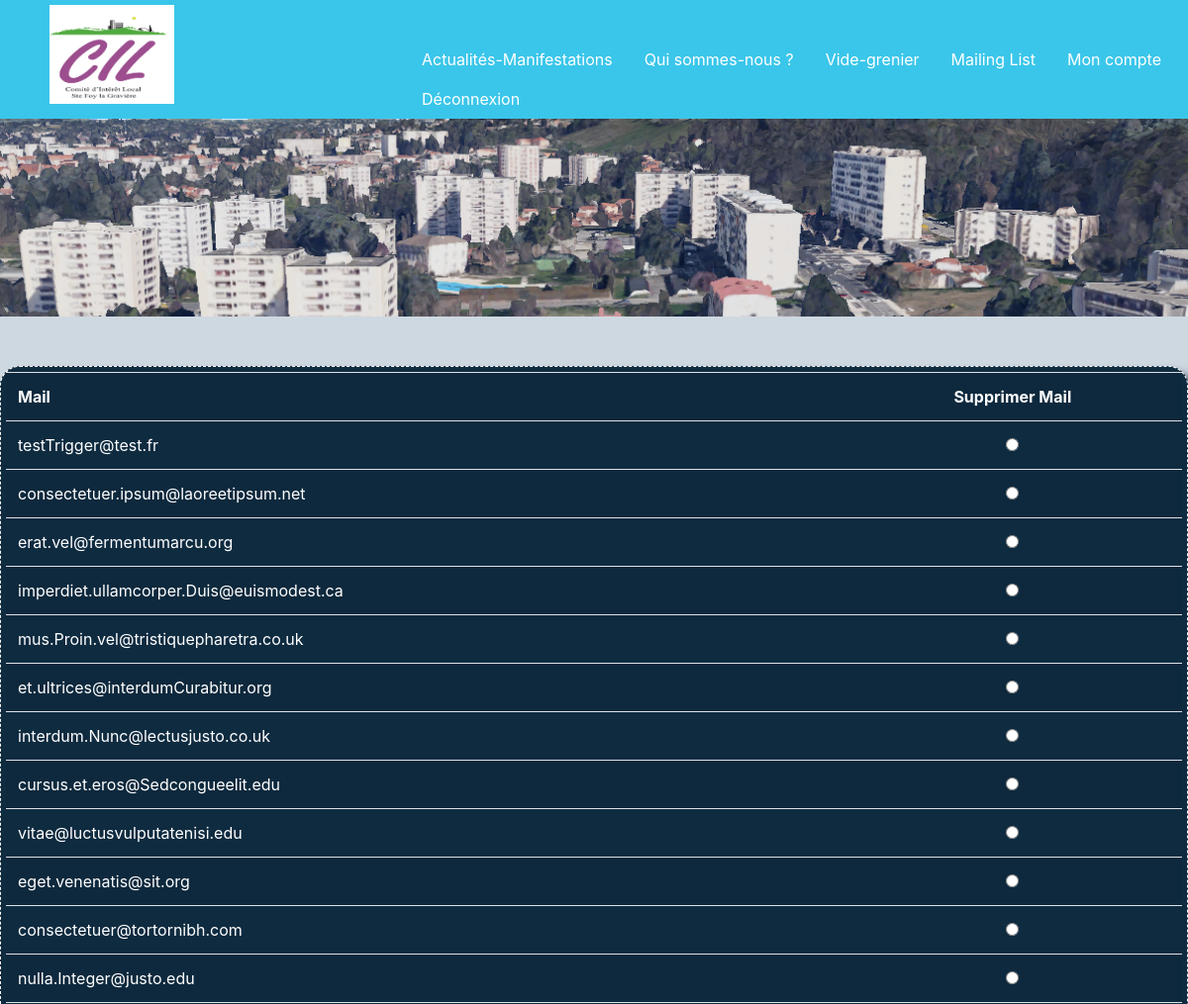
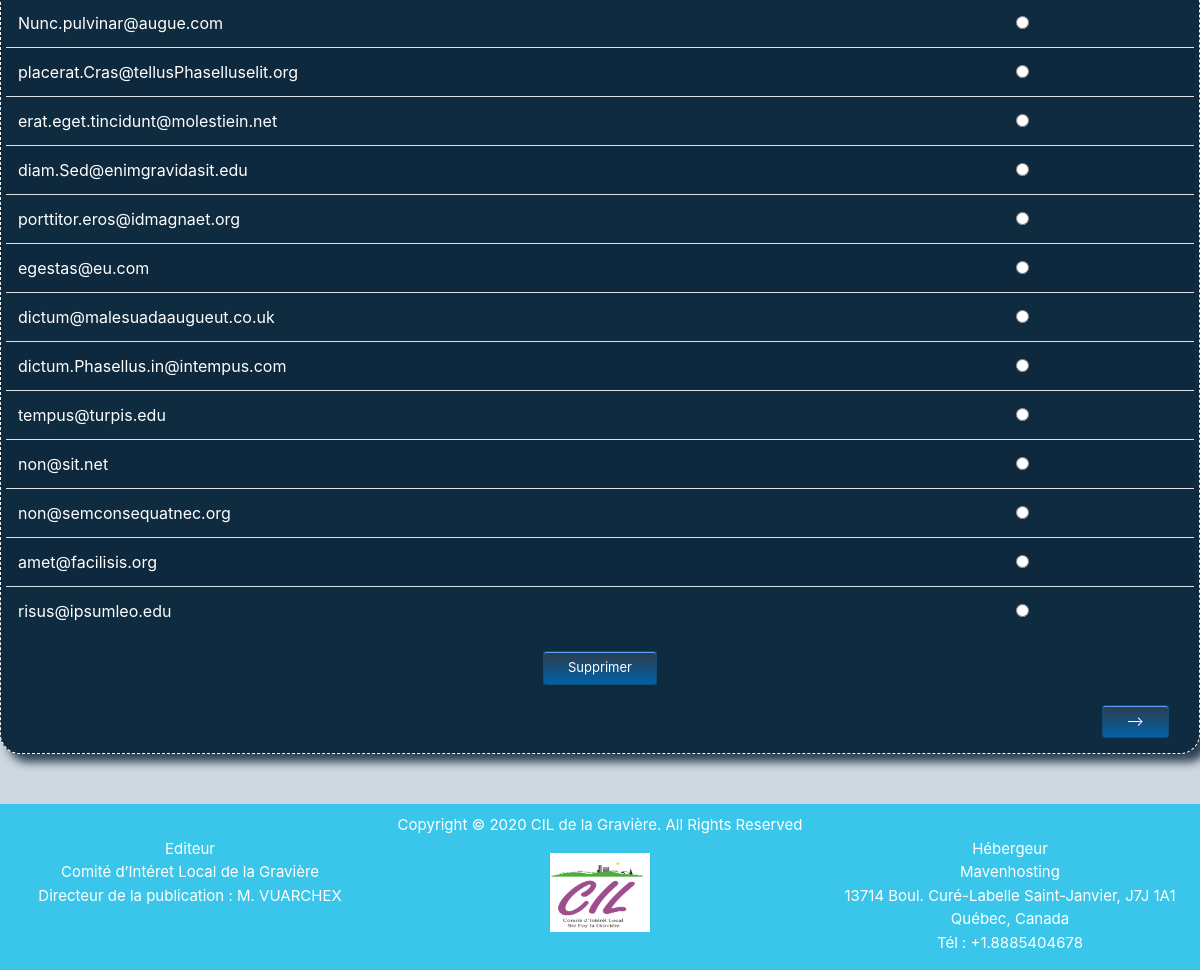
Page /Vide_grenier_V0.2/php/admin_mailing.php (signed in) on the committed database (2 pictures, top to bottom).
### tables this page shows
CREATE TABLE `mailing_list` (
  `ID_ML` int(11) PRIMARY KEY NOT NULL AUTO_INCREMENT, 
  `MAIL_ML` varchar(50) DEFAULT NULL
);

### Vide_grenier_V0.2/php/admin_mailing.php (the view, shortened to what this page needs)
<?php
if (isset($_SESSION['id_util']) && $_SESSION["admin"] == 1) {
?>
    <!DOCTYPE html>
    <html lang="fr">
    <head>
        <link rel="stylesheet" href="../css/bootstrap.min.css">
        <link rel="stylesheet" href="../css/monstyle.css">
    </head>
    <body>
        <?php
        include 'inc_header.php';
        ?>
        <main id="listeMail">
            <?php
            try {
                include 'inc_bdd.php';
                $countMail = "SELECT COUNT(*) FROM mailing_list";
                $resultatCount = $base->prepare($countMail);
                $resultatCount->execute();
                $nbrMail = $resultatCount->fetchColumn();
                $nbrPage = (int) ($nbrMail / 25) + 1;
                if (isset($_GET['page'])) {
                    $page = $_GET['page'];
                } else {
                    $page = 1;
                }
                $nbrLigneBase = ($page - 1) * 3;
                $select_mail =  "SELECT * FROM mailing_list LIMIT $nbrLigneBase, 25";
                $resultat_select = $base->prepare($select_mail);
                $resultat_select->execute();
                $table = "<table class=\"table table-striped\"><tr><th>Mail</th><th class=\"text-center\">Supprimer Mail</th></tr>";
                while ($ligne = $resultat_select->fetch()) {
                    $table .= "<tr><td>" . $ligne['MAIL_ML'] . "</td><td class=\"text-center\"><input type=\"radio\" id=\"" . $ligne['ID_ML'] . "\" name=\"choix_ml\" value=\"" . $ligne['ID_ML'] . "\"></td>";
                }
                $table .= "</table>";
                echo "<section class = \"boxSite\">";
                echo "<form method=\"POST\" action=\"admin_erase_ml.php\" id=\"formSuppMl\">";
                echo $table;
                echo "<div class=\"text-center\"><button class=\"bouton\" type=\"submit\">Supprimer</button></div></form>";
                echo "<section class=\"row\" id=\"suivantPrecedent\">";
                if ($page != 1) {
                    echo "<div class=\"text-left col-md-6\"><a class=\"bouton\" href=\"admin_mailing.php?page=" . ($page - 1) . "\"><--</a></div>";
                } else {
                    echo "<div class=\"text-left col-md-6\"></div>";
                }
                if ($page != $nbrPage) {
                    echo "<div class=\"text-right col-md-6\"><a class=\"bouton\" href=\"admin_mailing.php?page=" . ($page + 1) . "\">--></a></div>";
                } else {
                    echo "<div class=\"text-right col-md-6\"></div>";
                }
                echo "</section>";
                echo "</section>";
            } catch (Exception $e) {
                die('Erreur : ' . $e->getMessage());
            } finally {
                $base = null;
            }
            ?>
        </main>
        <?php
        include 'inc_footer.php';
        ?>
    </body>
    </html>
<?php
} else {
    header("Location:accueil.php");
}
?>

### Vide_grenier_V0.2/css/monstyle.css (style rules this page uses)
html { position: relative; min-height: 100%; width: auto !important; overflow-x: hidden !important; background-color: #CED8E1; }
body { width: auto !important; overflow-x: hidden !important; background-color: #CED8E1; }
.boxSite { border-radius: 20px; border: 1px white dashed; box-shadow: 8px 8px 10px #2C3E50; margin: 50px auto; background-color: #0F2B40; color: white; padding: 5px; }
.bouton { box-shadow: inset 0px 1px 0px 0px #54a3f7; background: linear-gradient(to bottom, #2C3E50 5%, #0061a7 100%); background-color: #2C3E50; border-radius: 3px; border: 1px solid #124d77; display: inline-block; cursor: pointer; color: #ffffff; font-size: 13px; padding: 6px 24px; text-decoration: none; text-shadow: 0px 1px 0px #154682; }
.table-striped { color: white !important; }
#suivantPrecedent { margin: 20px 0 10px 0; padding: 0 10px; }

### rows in the picture
mailing_list: MAIL_ML "testTrigger@test.fr"
mailing_list: MAIL_ML "consectetuer.ipsum@laoreetipsum.net"
mailing_list: MAIL_ML "erat.vel@fermentumarcu.org"
mailing_list: MAIL_ML "imperdiet.ullamcorper.Duis@euismodest.ca"
mailing_list: MAIL_ML "mus.Proin.vel@tristiquepharetra.co.uk"
mailing_list: MAIL_ML "et.ultrices@interdumCurabitur.org"
mailing_list: MAIL_ML "interdum.Nunc@lectusjusto.co.uk"
mailing_list: MAIL_ML "cursus.et.eros@Sedcongueelit.edu"
mailing_list: MAIL_ML "vitae@luctusvulputatenisi.edu"
mailing_list: MAIL_ML "eget.venenatis@sit.org"
mailing_list: MAIL_ML "consectetuer@tortornibh.com"
mailing_list: MAIL_ML "nulla.Integer@justo.edu"
mailing_list: MAIL_ML "Nunc.pulvinar@augue.com"
mailing_list: MAIL_ML "placerat.Cras@tellusPhaselluselit.org"
mailing_list: MAIL_ML "erat.eget.tincidunt@molestiein.net"
mailing_list: MAIL_ML "diam.Sed@enimgravidasit.edu"
mailing_list: MAIL_ML "porttitor.eros@idmagnaet.org"
mailing_list: MAIL_ML "egestas@eu.com"
mailing_list: MAIL_ML "dictum@malesuadaaugueut.co.uk"
mailing_list: MAIL_ML "dictum.Phasellus.in@intempus.com"
mailing_list: MAIL_ML "tempus@turpis.edu"
mailing_list: MAIL_ML "non@sit.net"
mailing_list: MAIL_ML "non@semconsequatnec.org"
mailing_list: MAIL_ML "amet@facilisis.org"
mailing_list: MAIL_ML "risus@ipsumleo.edu"
